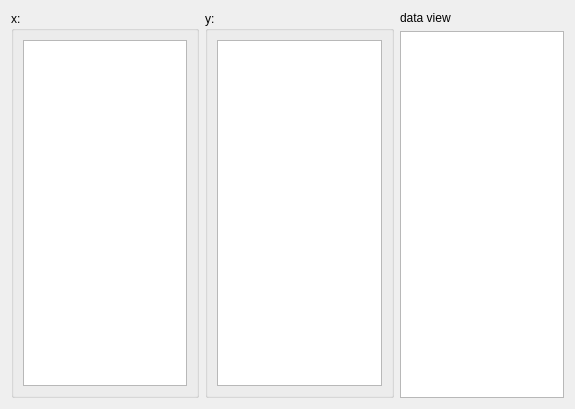
<?xml version="1.0" encoding="UTF-8"?>
<ui version="4.0">
 <class>DADataframeToVectorPoint</class>
 <widget class="QWidget" name="DADataframeToVectorPoint">
  <property name="geometry">
   <rect>
    <x>0</x>
    <y>0</y>
    <width>575</width>
    <height>409</height>
   </rect>
  </property>
  <property name="windowTitle">
   <string>Form</string>
  </property>
  <layout class="QHBoxLayout" name="horizontalLayout">
   <item>
    <widget class="QGroupBox" name="groupBox">
     <property name="sizePolicy">
      <sizepolicy hsizetype="Preferred" vsizetype="Expanding">
       <horstretch>0</horstretch>
       <verstretch>0</verstretch>
      </sizepolicy>
     </property>
     <property name="title">
      <string>x:</string>
     </property>
     <layout class="QVBoxLayout" name="verticalLayout_2">
      <item>
       <widget class="DA::DAPyDataframeColumnsListWidget" name="listWidgetX"/>
      </item>
     </layout>
    </widget>
   </item>
   <item>
    <widget class="QGroupBox" name="groupBox_2">
     <property name="sizePolicy">
      <sizepolicy hsizetype="Preferred" vsizetype="Expanding">
       <horstretch>0</horstretch>
       <verstretch>0</verstretch>
      </sizepolicy>
     </property>
     <property name="title">
      <string>y:</string>
     </property>
     <layout class="QVBoxLayout" name="verticalLayout_3">
      <item>
       <widget class="DA::DAPyDataframeColumnsListWidget" name="listWidgetY"/>
      </item>
     </layout>
    </widget>
   </item>
   <item>
    <layout class="QVBoxLayout" name="verticalLayout">
     <item>
      <widget class="QLabel" name="label_2">
       <property name="text">
        <string>data view</string>
       </property>
      </widget>
     </item>
     <item>
      <widget class="QTableView" name="tableViewXY"/>
     </item>
    </layout>
   </item>
  </layout>
 </widget>
 <customwidgets>
  <customwidget>
   <class>DA::DAPyDataframeColumnsListWidget</class>
   <extends>QListWidget</extends>
   <header>DAPyDataframeColumnsListWidget.h</header>
  </customwidget>
 </customwidgets>
 <resources/>
 <connections/>
</ui>
